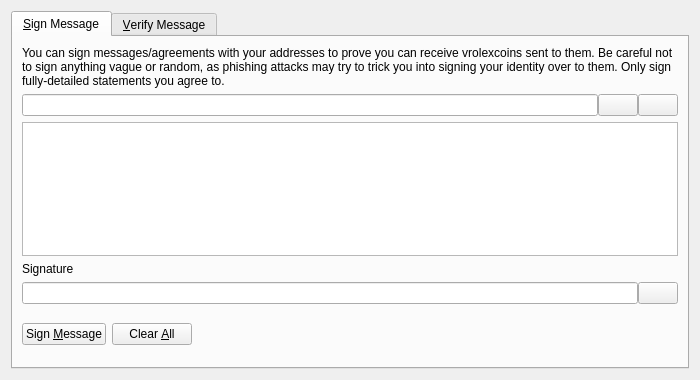
<?xml version="1.0" encoding="UTF-8"?>
<ui version="4.0">
 <class>SignVerifyMessageDialog</class>
 <widget class="QDialog" name="SignVerifyMessageDialog">
  <property name="geometry">
   <rect>
    <x>0</x>
    <y>0</y>
    <width>700</width>
    <height>380</height>
   </rect>
  </property>
  <property name="windowTitle">
   <string>Signatures - Sign / Verify a Message</string>
  </property>
  <property name="modal">
   <bool>true</bool>
  </property>
  <layout class="QVBoxLayout" name="verticalLayout">
   <item>
    <widget class="QTabWidget" name="tabWidget">
     <property name="currentIndex">
      <number>0</number>
     </property>
     <widget class="QWidget" name="tabSignMessage">
      <attribute name="title">
       <string>&amp;Sign Message</string>
      </attribute>
      <layout class="QVBoxLayout" name="verticalLayout_SM">
       <item>
        <widget class="QLabel" name="infoLabel_SM">
         <property name="text">
          <string>You can sign messages/agreements with your addresses to prove you can receive vrolexcoins sent to them. Be careful not to sign anything vague or random, as phishing attacks may try to trick you into signing your identity over to them. Only sign fully-detailed statements you agree to.</string>
         </property>
         <property name="textFormat">
          <enum>Qt::PlainText</enum>
         </property>
         <property name="wordWrap">
          <bool>true</bool>
         </property>
        </widget>
       </item>
       <item>
        <layout class="QHBoxLayout" name="horizontalLayout_1_SM">
         <property name="spacing">
          <number>0</number>
         </property>
         <item>
          <widget class="QValidatedLineEdit" name="addressIn_SM">
           <property name="toolTip">
            <string>The vRolexCoin address to sign the message with</string>
           </property>
          </widget>
         </item>
         <item>
          <widget class="QPushButton" name="addressBookButton_SM">
           <property name="toolTip">
            <string>Choose previously used address</string>
           </property>
           <property name="text">
            <string/>
           </property>
           <property name="icon">
            <iconset resource="../bitcoin.qrc">
             <normaloff>:/icons/address-book</normaloff>:/icons/address-book</iconset>
           </property>
           <property name="shortcut">
            <string>Alt+A</string>
           </property>
           <property name="autoDefault">
            <bool>false</bool>
           </property>
          </widget>
         </item>
         <item>
          <widget class="QPushButton" name="pasteButton_SM">
           <property name="toolTip">
            <string>Paste address from clipboard</string>
           </property>
           <property name="text">
            <string/>
           </property>
           <property name="icon">
            <iconset resource="../bitcoin.qrc">
             <normaloff>:/icons/editpaste</normaloff>:/icons/editpaste</iconset>
           </property>
           <property name="shortcut">
            <string>Alt+P</string>
           </property>
           <property name="autoDefault">
            <bool>false</bool>
           </property>
          </widget>
         </item>
        </layout>
       </item>
       <item>
        <widget class="QPlainTextEdit" name="messageIn_SM">
         <property name="toolTip">
          <string>Enter the message you want to sign here</string>
         </property>
        </widget>
       </item>
       <item>
        <widget class="QLabel" name="signatureLabel_SM">
         <property name="text">
          <string>Signature</string>
         </property>
         <property name="textFormat">
          <enum>Qt::PlainText</enum>
         </property>
        </widget>
       </item>
       <item>
        <layout class="QHBoxLayout" name="horizontalLayout_2_SM">
         <property name="spacing">
          <number>0</number>
         </property>
         <item>
          <widget class="QLineEdit" name="signatureOut_SM">
           <property name="font">
            <font>
             <italic>true</italic>
            </font>
           </property>
           <property name="readOnly">
            <bool>true</bool>
           </property>
          </widget>
         </item>
         <item>
          <widget class="QPushButton" name="copySignatureButton_SM">
           <property name="toolTip">
            <string>Copy the current signature to the system clipboard</string>
           </property>
           <property name="text">
            <string/>
           </property>
           <property name="icon">
            <iconset resource="../bitcoin.qrc">
             <normaloff>:/icons/editcopy</normaloff>:/icons/editcopy</iconset>
           </property>
           <property name="autoDefault">
            <bool>false</bool>
           </property>
          </widget>
         </item>
        </layout>
       </item>
       <item>
        <layout class="QHBoxLayout" name="horizontalLayout_3_SM">
         <item>
          <widget class="QPushButton" name="signMessageButton_SM">
           <property name="toolTip">
            <string>Sign the message to prove you own this vRolexCoin address</string>
           </property>
           <property name="text">
            <string>Sign &amp;Message</string>
           </property>
           <property name="icon">
            <iconset resource="../bitcoin.qrc">
             <normaloff>:/icons/edit</normaloff>:/icons/edit</iconset>
           </property>
           <property name="autoDefault">
            <bool>false</bool>
           </property>
          </widget>
         </item>
         <item>
          <widget class="QPushButton" name="clearButton_SM">
           <property name="toolTip">
            <string>Reset all sign message fields</string>
           </property>
           <property name="text">
            <string>Clear &amp;All</string>
           </property>
           <property name="icon">
            <iconset resource="../bitcoin.qrc">
             <normaloff>:/icons/remove</normaloff>:/icons/remove</iconset>
           </property>
           <property name="autoDefault">
            <bool>false</bool>
           </property>
          </widget>
         </item>
         <item>
          <spacer name="horizontalSpacer_1_SM">
           <property name="orientation">
            <enum>Qt::Horizontal</enum>
           </property>
           <property name="sizeHint" stdset="0">
            <size>
             <width>40</width>
             <height>48</height>
            </size>
           </property>
          </spacer>
         </item>
         <item>
          <widget class="QLabel" name="statusLabel_SM">
           <property name="font">
            <font>
             <weight>75</weight>
             <bold>true</bold>
            </font>
           </property>
           <property name="text">
            <string/>
           </property>
           <property name="wordWrap">
            <bool>true</bool>
           </property>
          </widget>
         </item>
         <item>
          <spacer name="horizontalSpacer_2_SM">
           <property name="orientation">
            <enum>Qt::Horizontal</enum>
           </property>
           <property name="sizeHint" stdset="0">
            <size>
             <width>40</width>
             <height>48</height>
            </size>
           </property>
          </spacer>
         </item>
        </layout>
       </item>
      </layout>
     </widget>
     <widget class="QWidget" name="tabVerifyMessage">
      <attribute name="title">
       <string>&amp;Verify Message</string>
      </attribute>
      <layout class="QVBoxLayout" name="verticalLayout_VM">
       <item>
        <widget class="QLabel" name="infoLabel_VM">
         <property name="text">
          <string>Enter the receiver's address, message (ensure you copy line breaks, spaces, tabs, etc. exactly) and signature below to verify the message. Be careful not to read more into the signature than what is in the signed message itself, to avoid being tricked by a man-in-the-middle attack. Note that this only proves the signing party receives with the address, it cannot prove sendership of any transaction!</string>
         </property>
         <property name="textFormat">
          <enum>Qt::PlainText</enum>
         </property>
         <property name="alignment">
          <set>Qt::AlignLeading|Qt::AlignLeft|Qt::AlignTop</set>
         </property>
         <property name="wordWrap">
          <bool>true</bool>
         </property>
        </widget>
       </item>
       <item>
        <layout class="QHBoxLayout" name="horizontalLayout_1_VM">
         <property name="spacing">
          <number>0</number>
         </property>
         <item>
          <widget class="QValidatedLineEdit" name="addressIn_VM">
           <property name="toolTip">
            <string>The vRolexCoin address the message was signed with</string>
           </property>
          </widget>
         </item>
         <item>
          <widget class="QPushButton" name="addressBookButton_VM">
           <property name="toolTip">
            <string>Choose previously used address</string>
           </property>
           <property name="text">
            <string/>
           </property>
           <property name="icon">
            <iconset resource="../bitcoin.qrc">
             <normaloff>:/icons/address-book</normaloff>:/icons/address-book</iconset>
           </property>
           <property name="shortcut">
            <string>Alt+A</string>
           </property>
           <property name="autoDefault">
            <bool>false</bool>
           </property>
          </widget>
         </item>
        </layout>
       </item>
       <item>
        <widget class="QPlainTextEdit" name="messageIn_VM"/>
       </item>
       <item>
        <widget class="QValidatedLineEdit" name="signatureIn_VM"/>
       </item>
       <item>
        <layout class="QHBoxLayout" name="horizontalLayout_2_VM">
         <item>
          <widget class="QPushButton" name="verifyMessageButton_VM">
           <property name="toolTip">
            <string>Verify the message to ensure it was signed with the specified vRolexCoin address</string>
           </property>
           <property name="text">
            <string>Verify &amp;Message</string>
           </property>
           <property name="icon">
            <iconset resource="../bitcoin.qrc">
             <normaloff>:/icons/transaction_0</normaloff>:/icons/transaction_0</iconset>
           </property>
           <property name="autoDefault">
            <bool>false</bool>
           </property>
          </widget>
         </item>
         <item>
          <widget class="QPushButton" name="clearButton_VM">
           <property name="toolTip">
            <string>Reset all verify message fields</string>
           </property>
           <property name="text">
            <string>Clear &amp;All</string>
           </property>
           <property name="icon">
            <iconset resource="../bitcoin.qrc">
             <normaloff>:/icons/remove</normaloff>:/icons/remove</iconset>
           </property>
           <property name="autoDefault">
            <bool>false</bool>
           </property>
          </widget>
         </item>
         <item>
          <spacer name="horizontalSpacer_1_VM">
           <property name="orientation">
            <enum>Qt::Horizontal</enum>
           </property>
           <property name="sizeHint" stdset="0">
            <size>
             <width>40</width>
             <height>48</height>
            </size>
           </property>
          </spacer>
         </item>
         <item>
          <widget class="QLabel" name="statusLabel_VM">
           <property name="font">
            <font>
             <weight>75</weight>
             <bold>true</bold>
            </font>
           </property>
           <property name="text">
            <string/>
           </property>
           <property name="wordWrap">
            <bool>true</bool>
           </property>
          </widget>
         </item>
         <item>
          <spacer name="horizontalSpacer_2_VM">
           <property name="orientation">
            <enum>Qt::Horizontal</enum>
           </property>
           <property name="sizeHint" stdset="0">
            <size>
             <width>40</width>
             <height>48</height>
            </size>
           </property>
          </spacer>
         </item>
        </layout>
       </item>
      </layout>
     </widget>
    </widget>
   </item>
  </layout>
 </widget>
 <customwidgets>
  <customwidget>
   <class>QValidatedLineEdit</class>
   <extends>QLineEdit</extends>
   <header>qvalidatedlineedit.h</header>
  </customwidget>
 </customwidgets>
 <resources>
  <include location="../bitcoin.qrc"/>
 </resources>
 <connections/>
</ui>
